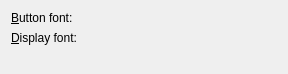
<ui version="4.0" >
 <class>Fonts</class>
 <widget class="QWidget" name="Fonts" >
  <property name="geometry" >
   <rect>
    <x>0</x>
    <y>0</y>
    <width>288</width>
    <height>74</height>
   </rect>
  </property>
  <layout class="QVBoxLayout" name="verticalLayout" >
   <item>
    <layout class="QFormLayout" name="formLayout" >
     <property name="fieldGrowthPolicy" >
      <enum>QFormLayout::ExpandingFieldsGrow</enum>
     </property>
     <item row="0" column="0" >
      <widget class="QLabel" name="buttonlabel" >
       <property name="text" >
        <string>&amp;Button font:</string>
       </property>
       <property name="buddy" >
        <cstring>kcfg_ButtonFont</cstring>
       </property>
      </widget>
     </item>
     <item row="0" column="1" >
      <widget class="KFontRequester" name="kcfg_ButtonFont" >
       <property name="focusPolicy" >
        <enum>Qt::WheelFocus</enum>
       </property>
       <property name="toolTip" >
        <string>The font to use for the buttons</string>
       </property>
      </widget>
     </item>
     <item row="1" column="0" >
      <widget class="QLabel" name="displaylabel" >
       <property name="text" >
        <string>&amp;Display font:</string>
       </property>
       <property name="buddy" >
        <cstring>kcfg_DisplayFont</cstring>
       </property>
      </widget>
     </item>
     <item row="1" column="1" >
      <widget class="KFontRequester" name="kcfg_DisplayFont" >
       <property name="focusPolicy" >
        <enum>Qt::WheelFocus</enum>
       </property>
       <property name="toolTip" >
        <string>The font to use in the display</string>
       </property>
      </widget>
     </item>
    </layout>
   </item>
   <item>
    <spacer name="verticalSpacer" >
     <property name="orientation" >
      <enum>Qt::Vertical</enum>
     </property>
     <property name="sizeHint" stdset="0" >
      <size>
       <width>20</width>
       <height>0</height>
      </size>
     </property>
    </spacer>
   </item>
  </layout>
 </widget>
 <customwidgets>
  <customwidget>
   <class>KFontRequester</class>
   <extends>QWidget</extends>
   <header>kfontrequester.h</header>
  </customwidget>
 </customwidgets>
 <connections/>
</ui>
